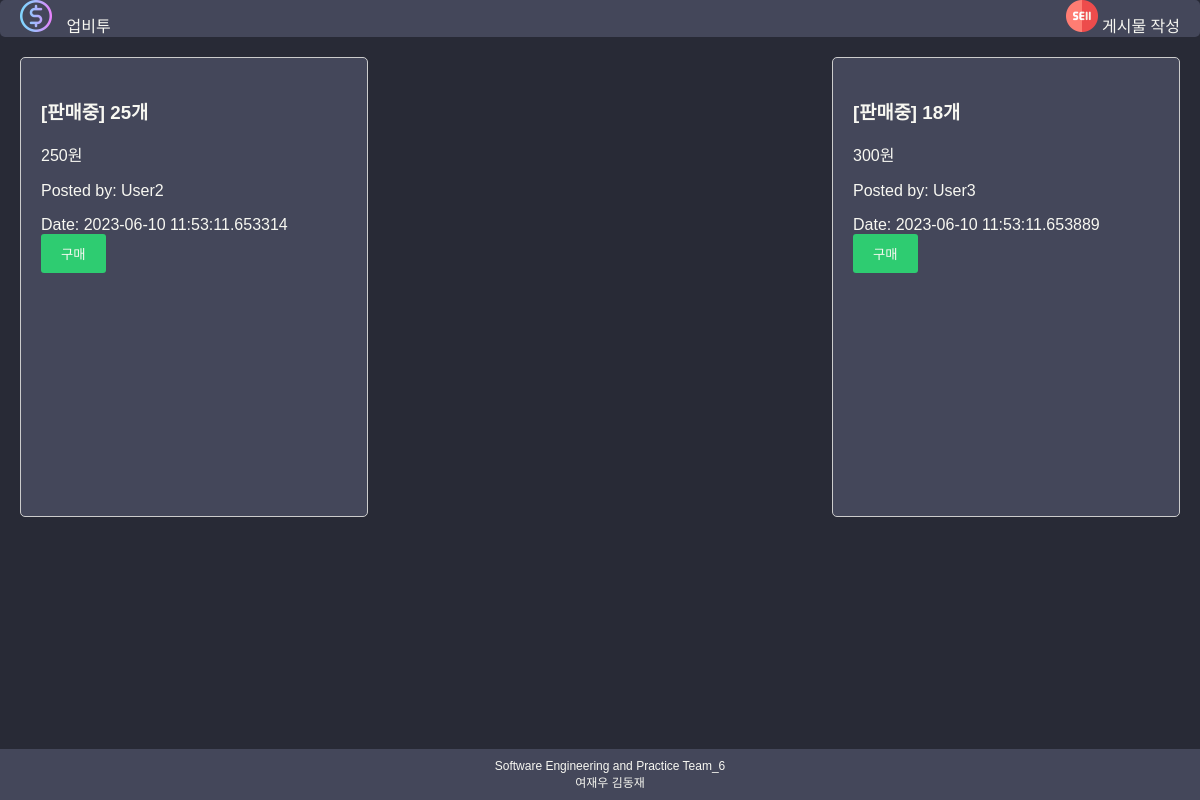
/market (signed in), run on an earlier commit of the app's database.
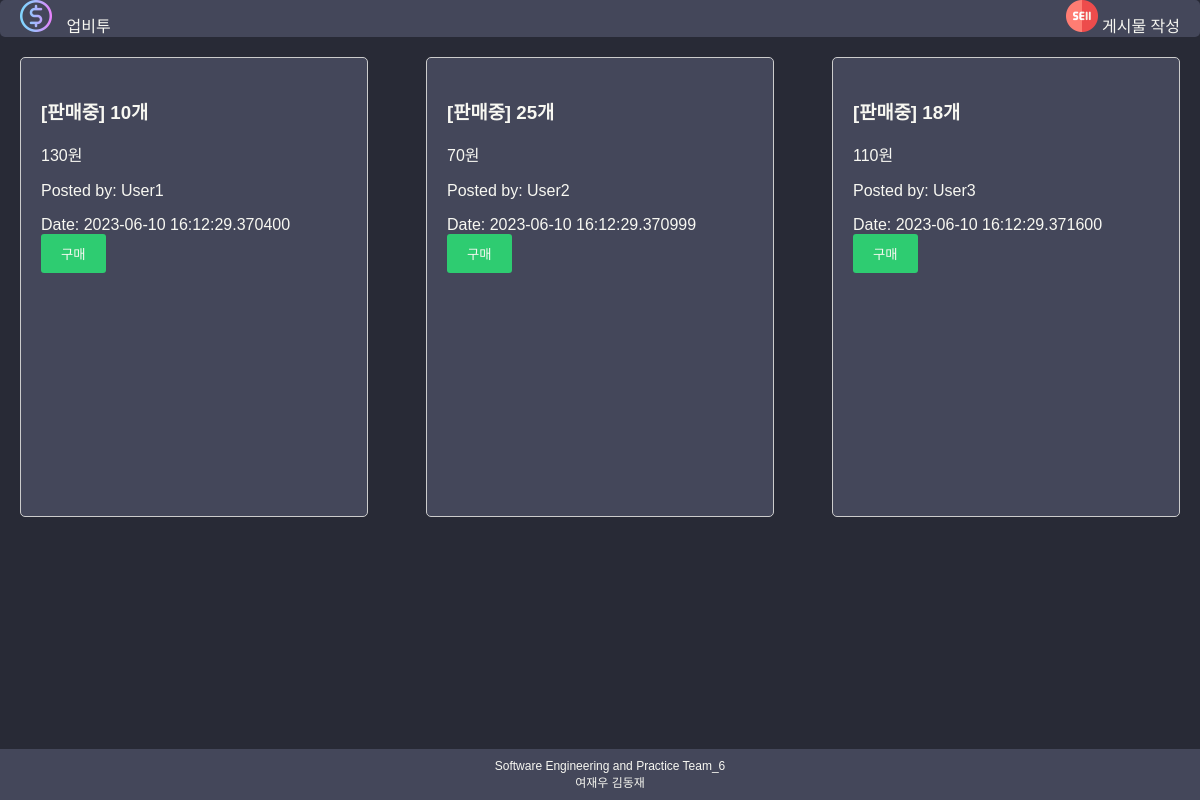
And on a later commit of the database.
### models.py (models this page shows, shortened)
class Post(db.Model):
    __tablename__ = 'post'
    id = db.Column(db.Integer, primary_key=True)
    title = db.Column(db.String(100), nullable=False)
    price = db.Column(db.Integer, nullable=False)
    author = db.Column(db.String(32), nullable=False)
    date = db.Column(db.DateTime, default=datetime.now)

### app.py (the view)
@app.route('/market', methods=['GET'])
def market_page():
    userid = session.get('userid', None)
    form = FlaskForm()
    if userid:
        posts = Post.query.all()
    else:
        posts = []
    return render_template('market.html', posts=posts, userid=userid, form=form)

### templates/market.html (shortened to what this page needs)
<!DOCTYPE html>
<html>
  <head>
    <link rel="stylesheet" href="static/css/style.css" />
  </head>
  <body>
    <header>
      <div class="header-wrapper">
        <div class="logo">
          <a href="/">
            <img src="static/img/coin.png" alt="업비투 로고" />
            업비투
          </a>
        </div>
        <div class="post-link">
          <a class="new-post-link" href="/post"
            ><img src="static/img/sell.png" style="height: 32px" /> 게시물
            작성</a
          >
        </div>
      </div>
    </header>
    <div class="container">
      {% for post in posts %}
      <div class="post">
        <h3>[판매중] {{ post.title }}개</h3>
        <p>{{ post.price }}원</p>
        <p>Posted by: {{ post.author }}</p>
        <p>Date: {{ post.date }}</p>
        {% if post.author == userid %}
        <form class="xbox" action="{{ url_for('delete_post', post_id=post.id) }}" method="POST">
          {{ form.csrf_token }}
          <input class="delete-button" type="submit" value="X" />
        </form>
        {% else %}
        <a>
          <button type="button" class="confirm-button" data-toggle="modal" data-target="#purchaseModal{{ post.id }}">
            구매</button>
        </a>
        {% endif %}
      </div>
      {% endfor %}
    </div>
    <footer>
      Software Engineering and Practice Team_6 <br />여재우 김동재
    </footer>
  </body>
</html>

### static/css/style.css (style rules this page uses)
body { background-color: #282a36; text-decoration: none; font-family: sans-serif; color: #f8f8f2; overflow-y: auto; margin: 0; padding: 0; height: 100%; }
header { background-color: #44475a; height: 10%; border-radius: 5px; }
.post { position: relative; width: 30%; margin-bottom: 20px; background-color: #44475a; padding: 20px; box-sizing: border-box; border: 1px solid #ccc; border-radius: 5px; }
.post p { margin-bottom: 0; }
.header-wrapper { display: flex; justify-content: space-between; align-items: center; max-width: 100%; margin: 0 auto; height: 100%; padding: 0 20px; }
.logo { display: flex; align-items: center; }
.logo a, .login-button a { text-decoration: none; color: #f8f8f2; }
.logo img { margin-right: 10px; height: 32px; width: 32px; }
.confirm-button { background-color: #2ecc71; color: #f8f8f2; padding: 10px 20px; border: none; border-radius: 3px; cursor: pointer; }
.container { overflow-y: auto; height: 65vh; width: 100%; padding-right: 15px; padding-left: 15px; margin-right: auto; margin-left: auto; }
footer { position: fixed; bottom: 0; width: 100%; text-align: center; font-size: 12px; color: #f8f8f2; padding: 10px; background-color: #44475a; }

### templates/market.html (style rules this page uses)
.container { display: flex; flex-wrap: wrap; justify-content: space-between; padding: 20px; box-sizing: border-box; }
.new-post-link { text-decoration: none; color: #f8f8f2; }

What changed in the data, as far as the page shows it:
added Post: title "10", price "130", author "User1", date "2023-06-10 16:12:29.370400"
changed Post "User2": price "250" → "70"; date "2023-06-10 11:53:11.653314" → "2023-06-10 16:12:29.370999"
changed Post "User3": price "300" → "110"; date "2023-06-10 11:53:11.653889" → "2023-06-10 16:12:29.371600"
